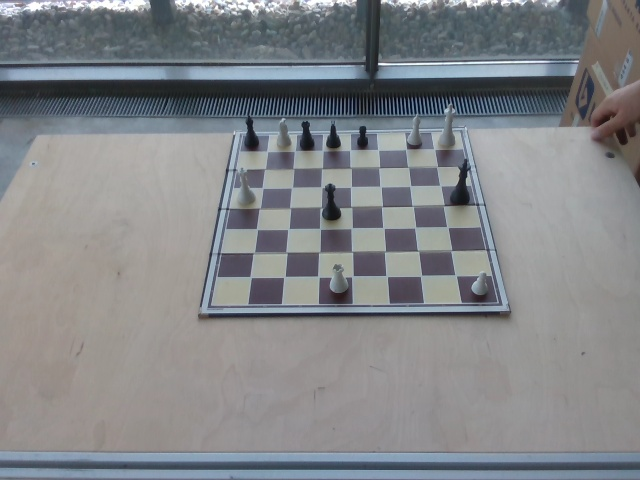
#> input picture image_25.jpg, 640 x 480 px
$ python chessboard_middle_point_finder_finder.py image_25.jpg
#> lines starting #> are read from the running program, lines starting #| are printed output that depends on the picture; after the words box and inside, x2 and y2 are one past the last pixel; in counts of white or black regions, pixels touching at a corner belong together
# chessboard middle point finder finder
##############################################################################################################
import numpy as np
import cv2
import sys


np.set_printoptions(threshold=sys.maxsize)

def main(argv):

	default_file = 'board.jpg'
	filename = argv[0] if len(argv) > 0 else default_file

	src = cv2.imread(cv2.samples.findFile(filename))
#> src is the input picture: shape (480, 640, 3); mean B, G, R 136, 132.8, 130.3


	if src is None:
		print("image not found!")
		return -1

	scale_percent = 60 # percent of original size
	width = int(src.shape[1] * scale_percent / 100)
#> width = 384
	height = int(src.shape[0] * scale_percent / 100)
#> height = 288
	dim = (width, height)
#> dim = (384, 288)
	resized = cv2.resize(src, dim, interpolation = cv2.INTER_AREA)
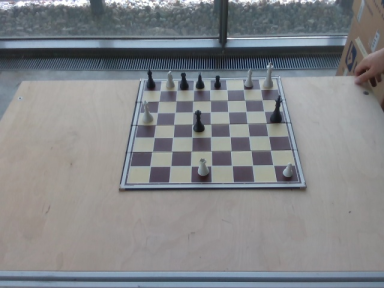
#> resized: shape (288, 384, 3); mean B, G, R 136, 132.8, 130.3


	# computations
	print(len(resized[0]),len(resized))  #1200*1200
#| 384 288

	katsayi= len(resized) /16
#> katsayi = 18

	point_array=[]

	for i in range(1,16,2):
		for j in range(1,16,2):
		# default resim üzerine yazma kodu: image = cv.circle(image, centerOfCircle, radius, color, thickness)
			x= int(i*katsayi)
			y = int(j* katsayi)
			image = cv2.circle(resized, (x,y), radius=3, color=(255, 0, 0), thickness=-1)
			#print("i:", i, " j:",j,"\n" )
			point_array.append((x,y))
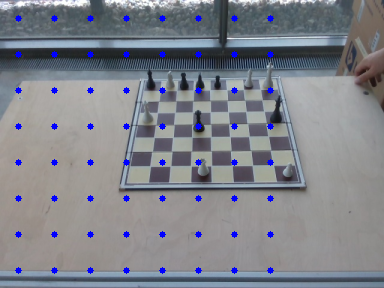
#> resized: shape (288, 384, 3); 1.68% of pixels changed, all inside (x1, y1, x2, y2) = (15, 15, 274, 274)
#> after the loop, point_array = 64 pairs, first value 18 to 270, second value 18 to 270

	print(point_array)
#> (printed output is left out)
	#print(len(point_array))
	cv2.imshow("Shapes", image)
	cv2.imwrite("middle_point.jpg",image)
	cv2.waitKey(0)
	cv2.destroyAllWindows()

	return point_array


if __name__ == "__main__":
 main(sys.argv[1:])
